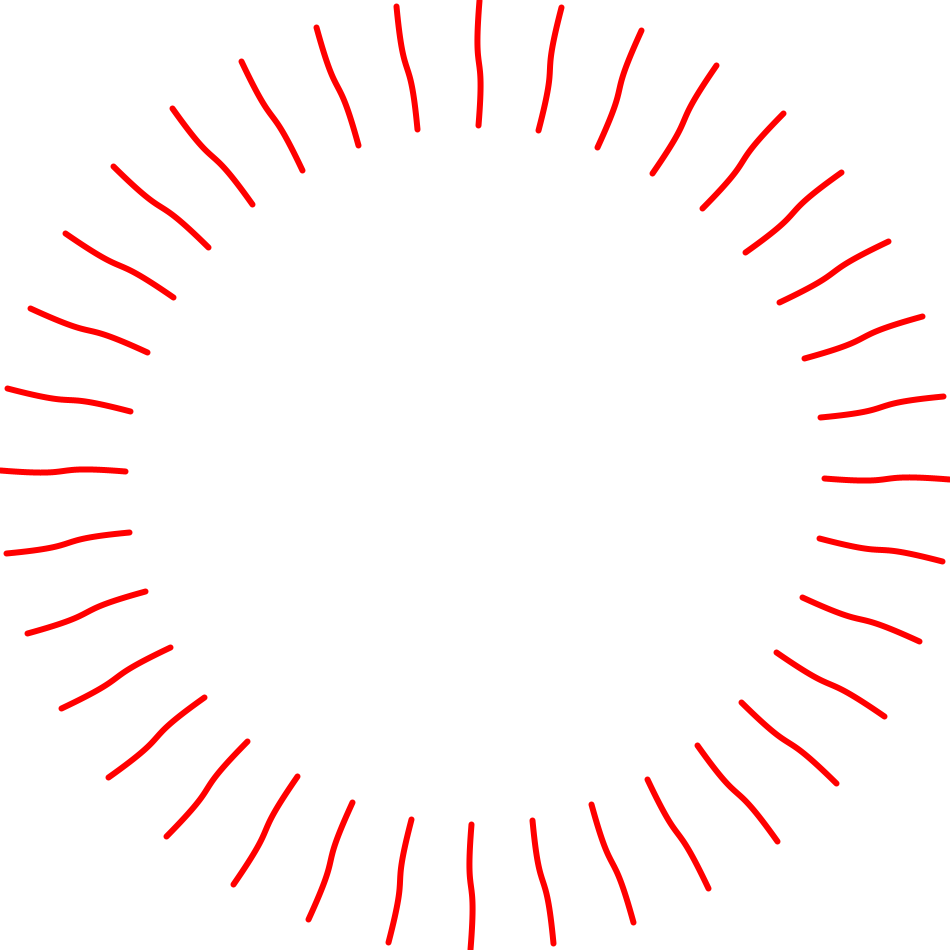
Frame 1 (no input)
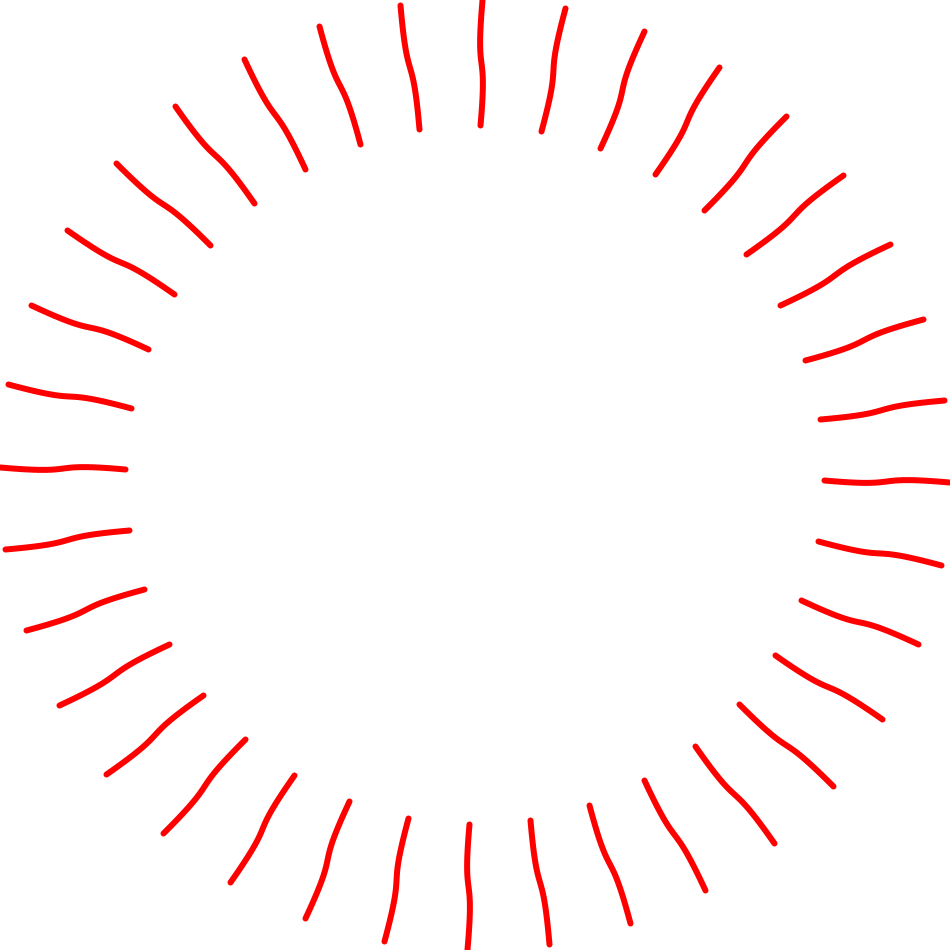
Frame 60 (the mouse pressed at the canvas centre just before this capture)
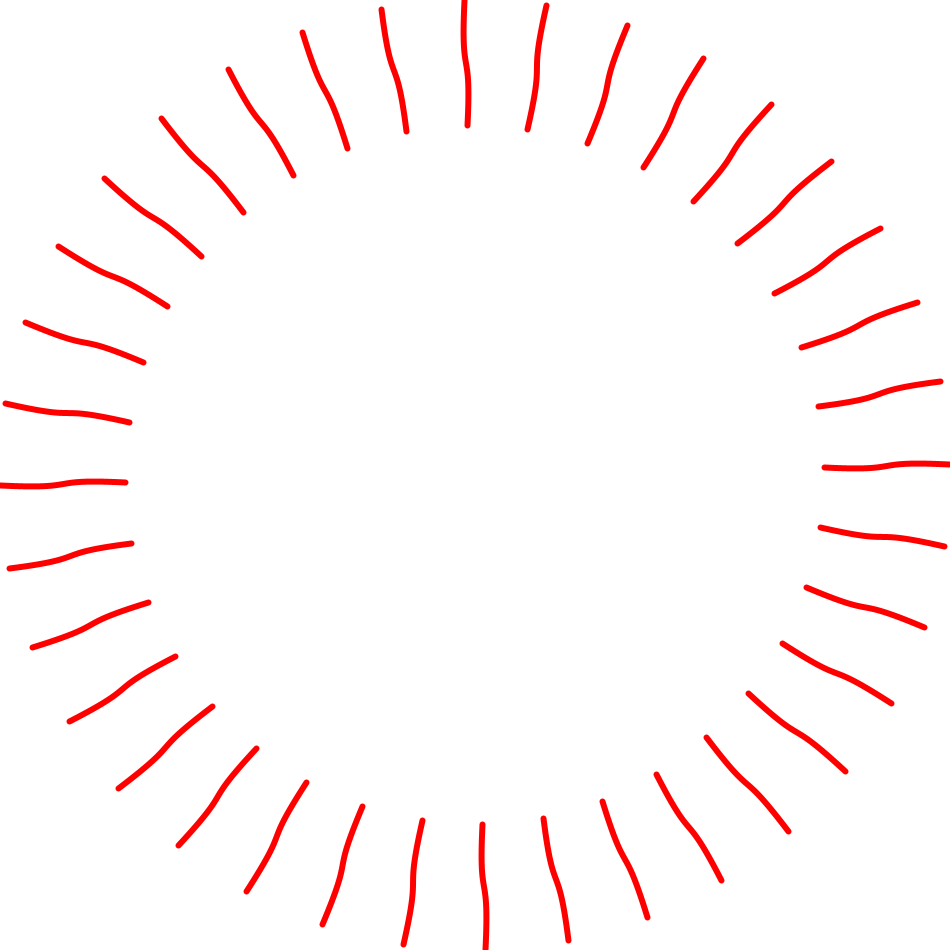
Frame 120 (the mouse held since frame 60 and released just before this capture)

The Processing sketch that drew these frames (run headless with seeded random() and noise(); from frame 60 on, the mouse is pressed at the canvas centre):

// Processing sketch: sunsub
// ── sunsub.pde
//上からカンバス横、縦、丸の幅、高さ、色、書く回数、次の丸との間隔
int Sx=950;
int Sy=950;
int Wide=700;
int Height=700;
int R=255;
int G=0;
int B=0;
int loopcount=30;
int between=25;
int deg=0;
void setup(){
  size(950,950);
  background(#ffffff);
  drowingcenterellipse();
  stroke(255,0,0);
  strokeWeight(6);
}
//ここからクラス
//中心部の円
void drowingcenterellipse(){
  noStroke();
  smooth();
    for(int i=0;i<loopcount;i++){
      if(Wide-between*i>=0){
        ellipse(Sx/2,Sy/2,Wide-between*(i-1),Height-between*(i-1));
        G=G+10;
        B=B+10;
        fill(R,G,B);
      }
      else{
        //処理無し
      }
  }
}
//放射状の線
void draw(){
  background(#ffffff);
  translate(Sx/2,Sy/2);
  rotate(deg+PI/360);
  deg++;
  for(int i = 0; i < 36; i++){
    bezier(0,-(Sy/2),-6,-Height/2-((Sy-Height)/6),6,-Height/2-((Sy-Height)/3),0,-(Height/2));
    rotate(PI/18);
  }
}
